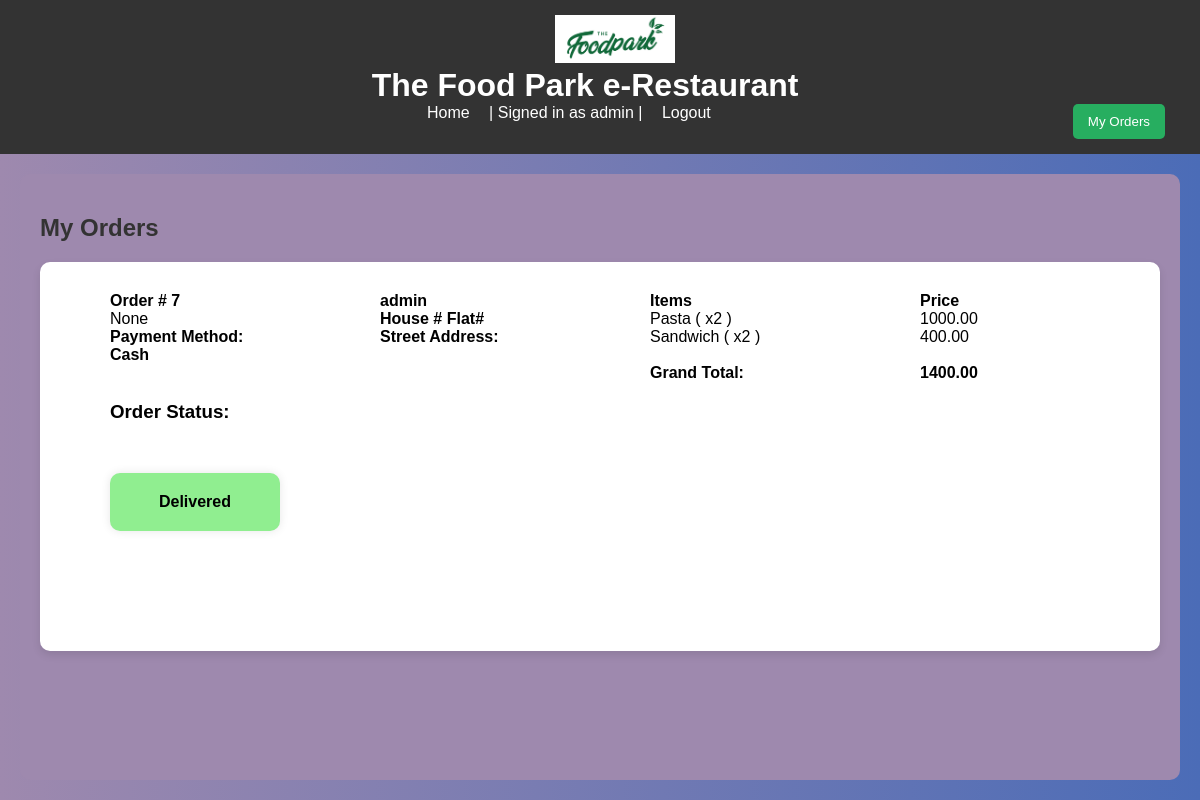
The page /my_orders (signed in) on the database its author committed.
### restaurant/models.py (models this page shows, shortened)
class Configuration(models.Model):
    title = models.CharField(max_length=30,default=None)
    logo = models.ImageField(upload_to='media/',default = None)

class CustomUser(AbstractUser):
    phone_number = models.CharField(max_length=13,null = True)
    is_admin = models.BooleanField(default=False)

class Order(models.Model):
    made_by = models.ForeignKey(CustomUser,on_delete=models.CASCADE,related_name="orders")
    status = models.CharField(default = "placing",max_length=30)
    created_at = models.DateTimeField(null=True)
    menu_items = models.ManyToManyField(Menu,through='OrderItem')
    grand_total = models.DecimalField(decimal_places=2,max_digits=10,default=0)
    payment_method = models.CharField(max_length=30,default='cash')

class OrderItem(models.Model):
    order = models.ForeignKey(Order, on_delete=models.CASCADE,related_name="order_items")
    menu_item = models.ForeignKey(Menu, on_delete=models.CASCADE)
    quantity = models.PositiveIntegerField(default=0)
    subtotal = models.DecimalField(decimal_places=2, max_digits=8,default=0)
    def __str__(self):
        return f"{self.menu_item} ( x{self.quantity} )"

class Menu(models.Model):
    item_name = models.CharField(max_length=30)
    price = models.DecimalField(decimal_places=2,max_digits=6)
    description = models.TextField()
    image = models.ImageField(upload_to='media/')
    def __str__(self):
        return f"{self.item_name}"

### restaurant/views.py (the view)
# urls.py: path('my_orders',views.user_orders,name='user_orders'),
def user_orders(request):
    return render(request,"restaurant/user_orders.html" , {
                      "orders":Order.objects.filter(made_by=request.user)}
                  )

### restaurant/context_processors.py (called while the page is built)
def global_context(request):
    return {'restaurant': Configuration.objects.first()}

### restaurant/templates/restaurant/user_orders.html (shortened to what this page needs)
{% extends 'restaurant/layout.html' %}
{% block content %}
<div class="order-container">
    <h2>My Orders</h2>
    {% for order in orders %}
        <div class="order-card">
            <div class = 'order-section'>
                <b>Order # {{order.id}}</b>
                <br style = "margin: 10px;">
                {{order.created_at}}
                <br style = "margin: 10px;">
                <b>Payment Method: {{order.payment_method.capitalize}}</b>
                <br style = "margin: 20px;">
                <br style = "margin: 10px;">
                <h3>Order Status: </h3>
                {% if order.status == 'placed' %}
                <div class="order-status" style="background-color: cyan;">
                     Placed
                </div>
                {% elif order.status == 'Preparing' %}
                <div class="order-status" style="background-color: burlywood;">
                    Preparing
                </div>
                {% elif order.status == 'Dispatched' %}
                <div class="order-status" style="background-color: lightcoral;">
                   Dispatched
                </div>
            {% else %}
            <div class="order-status" style="background-color: lightgreen;">
                Delivered
            </div>
            {% endif %}
            </div>
            <div class = 'order-section'>
            <b>{{order.made_by}}</b>
                <br style = "margin: 10px;">
                <b>House # {{order.shipping_address.all.0.houseNo}} Flat# {{order.shipping_address.all.0.flatNo}} </b>
                <br style = "margin: 10px;">
                <b>Street Address: {{order.shipping_address.all.0.street}} </b>
                <br style = "margin: 10px;">
            </div>
            <div class = 'order-section'>
                <b>Items</b>
                <br style = "margin: 10px;">
                {% for each in order.order_items.all %}
                    {{each}}
                <br>
                {%endfor%}
                <br>
                <b>Grand Total:</b>
            </div>
            <div class = 'order-section'>
                <b>Price</b>
                <br style = "margin: 10px;">
                {% for each in order.order_items.all %}
                    {{each.subtotal}}
                <br>
                {%endfor%}
                <br>
                <b>{{order.grand_total}}</b>
            </div>
        </div>
    {% endfor %}
</div>
{% endblock %}

### restaurant/templates/restaurant/layout.html (shortened to what this page needs)
{% load static %}
<!DOCTYPE html>
<html>
<head>
    <link rel="stylesheet" href="{% static 'restaurant/styles.css' %}">
</head>
<body>
    <div id="header">
        <img src = "{{restaurant.logo.url}}" id = "main-logo">
        {%if restaurant.title %}
            <h1>{{restaurant.title}} e-Restaurant</h1>
        {%else%}
            <h1>Restaurant Ordering System</h1>
            {{restaurant.title}}
        {%endif%}
        <a href="{% url 'index' %}">Home</a> |
        {% if user.is_authenticated %}
        Signed in as {{ user.username }} | <a href="{% url 'logout' %}">Logout</a>
            {% if user.is_admin %}
                <button class="panel-button"  onclick="window.location.href='{% url 'admin_home' %}'">Admin Panel</button>
            {%else%}
                 <button class="panel-button"  onclick="window.location.href='{% url 'user_orders' %}'">My Orders</button>
            {% endif %}
        {% else %}
            <a href="{% url 'login' %}">Login</a> |
            <a href="{% url 'register' %}">Register</a>
        {% endif %}
    </div>
    <div id="main-content">
        {% block content %}{% endblock %}
    </div>
</body>
</html>

### restaurant/static/restaurant/styles.css (style rules this page uses)
body { font-family: 'Arial', sans-serif; margin: 0; padding: 0; display: flex; flex-direction: column; height: 100vh; background: linear-gradient(to right, rgb(158, 137, 174), #4b6cb7); }
#header { background-color: #333; color: white; padding: 15px; text-align: center; width: 100%; z-index: 1000; }
.panel-button { background-color: #27ae60; color: white; padding: 10px 15px; border: none; border-radius: 5px; cursor: pointer; float: right; position: relative; right:50px; }
#header h1 { margin: 0; text-align: center; position: relative; right:30px; }
#header a { color: white; text-decoration: none; margin: 0 15px; text-align: center; }
#main-content { display: flex; flex: 1; padding: 20px; }
h2 { color: #333; }
.order-container { flex: 3; padding: 20px; background-color: rgb(158, 137, 174); overflow: hidden; border-radius: 10px; }
.order-card { background-color: #fff; border-radius: 10px; padding: 20px; margin-bottom: 20px; box-shadow: 0 4px 8px rgba(0, 0, 0, 0.1); display:flex; }
.order-section { margin: 50px; margin-top: 10px; word-wrap: break-word; width:350px }
.order-status { max-width: 800px; margin: 50px auto; padding: 20px; text-align: center; border-radius: 10px; box-shadow: 0 0 10px rgba(0, 0, 0, 0.1); font-weight: bold; }
#main-logo { width:120px; }

### rows shown on the page
Configuration: logo (picture), title "The Food Park"
CustomUser: username "admin"
Order: id "7", created_at "None", payment_method "Cash", status "Delivered", made_by "admin", grand_total "1400.00"
OrderItem: menu_item+quantity "Pasta ( x2 )", subtotal "1000.00"
OrderItem: menu_item+quantity "Sandwich ( x2 )", subtotal "400.00"
